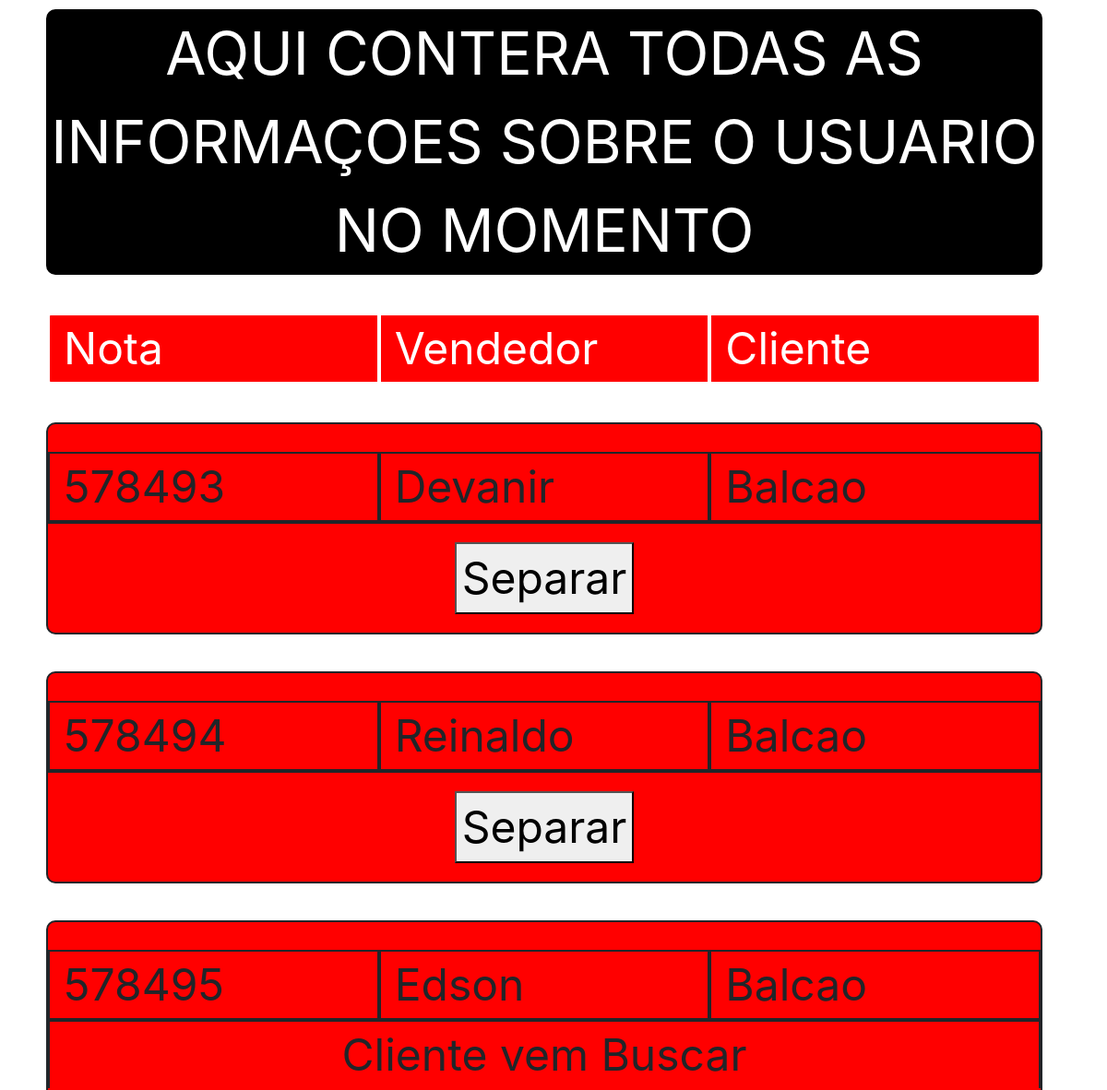
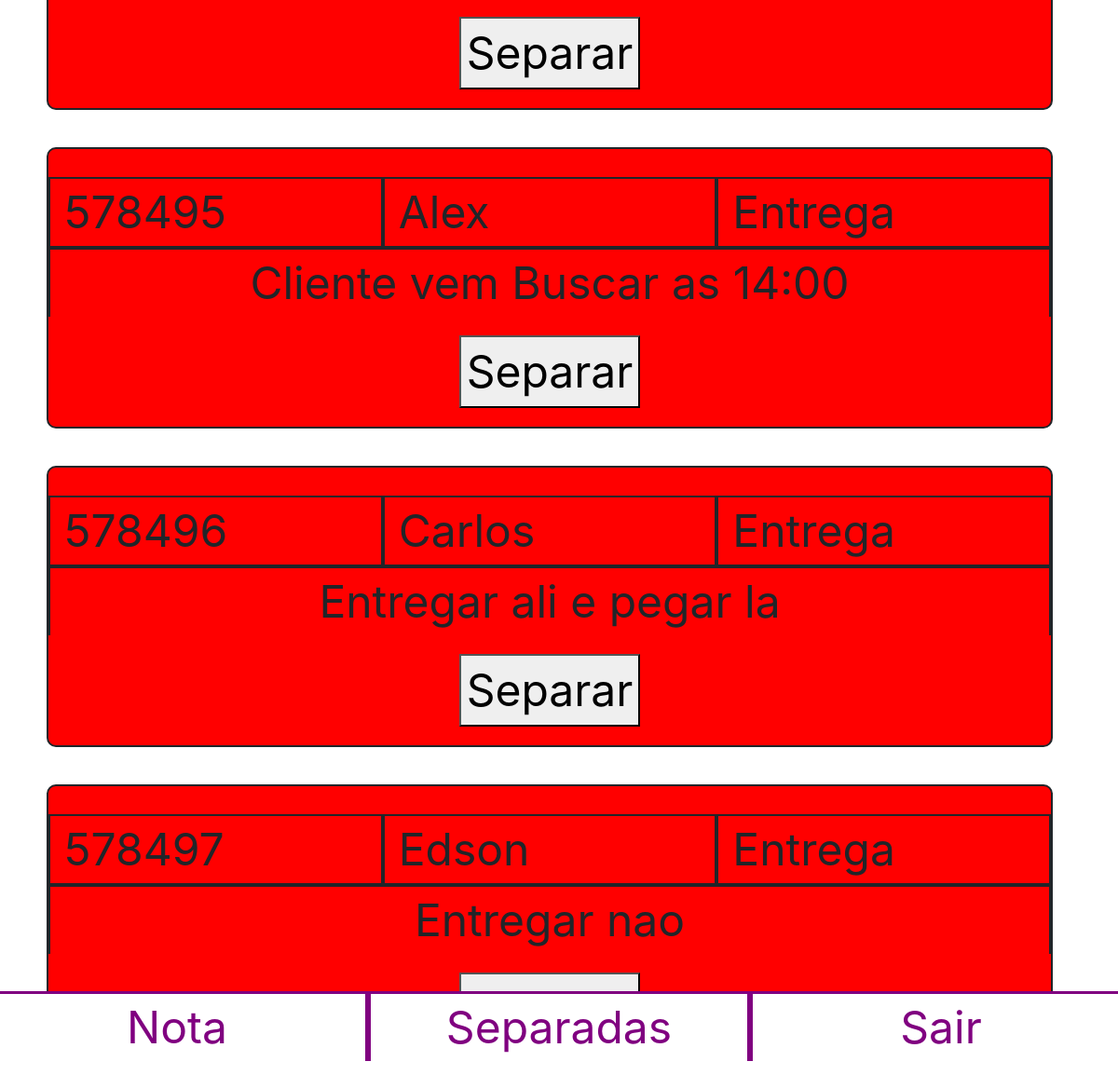
Page /index_notas.php on the committed database (2 pictures, top to bottom).
### tables this page shows
CREATE TABLE notas(
ID_Nota int AUTO_INCREMENT PRIMARY KEY,
Cod_Nota int NOT NULL,
Vendedor VARCHAR(20) NOT NULL,
Cliente VARCHAR(20) NOT NULL,
Observacao VARCHAR(200)
);

### model.php (the view, shortened to what this page needs)
<?php
$conn = null;
class Banco{
	function buscarNotasEmAberto(){
		global $conn;
		$sql = "SELECT ID_Nota,Cod_Nota,Vendedor,Cliente,Observacao FROM notas";
		$result = mysqli_query($conn,$sql);
		while($row = mysqli_fetch_array($result)) {
			echo "<div class='row table-notas'>";
			echo "<div class='col-sm-4 bord'>".$row["Cod_Nota"]."</div>";
			echo "<div class='col-sm-4 bord'>".$row["Vendedor"]."</div>";
			echo "<div class='col-sm-4 bord'>".$row["Cliente"]."</div>";
			echo "<div class='col-sm-12 bord ob'>".$row["Observacao"]."</div>";
			echo "<div class='col-sm-12  nova'>";
			echo "<form method='POST' action='exibeNota.php'>";
			echo "<center><button type='submit' name='codigo' value='".$row["Cod_Nota"]."'>Separar</button></center>";
			echo "</form></div>";
			echo "</div>";
		}
	}
	}
?>

### index_notas.php (shortened to what this page needs)
<?php
include "model.php";
$a = new Banco();
?>
<!DOCTYPE html>
<html>
<head>
	<link rel="stylesheet" type="text/css" href="static/css/bootstrap.css">
	<link rel="stylesheet" type="text/css" href="static/css/notass.css">
</head>
<body onload="setTimeout('Atualizar()', 5000)">
	<div class="menu-top-notas">
		<CENTER>AQUI CONTERA TODAS AS INFORMAÇOES SOBRE O USUARIO NO MOMENTO</CENTER>
	</div>
	<div class="notas-content ">
		<div class='row table-notas legenda'>
			<div class='col-sm-4 bord'>Nota</div>
			<div class='col-sm-4 bord '>Vendedor</div>
			<div class='col-sm-4 bord'>Cliente</div>
		</div>
		<div > <?php $a->buscarNotasEmAberto() ?></div>
	</div>
	<footer>
		<div class='row'>
			<div class='col-sm-4 bord-menu'>Nota</div>
			<div class='col-sm-4 bord-menu '>Separadas</div>
			<div class='col-sm-4 bord-menu'>Sair</div>
		</div>
	</footer>
</body>
</html>

### static/css/notass.css (style rules this page uses)
footer { background-color: white; height: 90px; bottom: 0; position: fixed; width: 100%; font-size: 300%; color: purple; text-align: center; }
.menu-top-notas { background-color: black; color: white; width:90%; height: 50%; margin-left:50px; margin-top: 10px; margin-bottom:10px; border-radius: 10px; font-size: 400%; }
.table-notas { background-color:red; margin-left:50px; margin-top: 40px; margin-bottom:10px; border-radius: 10px; width: 90%; height:50%; padding-top: 30px; font-size: 300%; border-color: black; border: 2px solid; }
.legenda { color: white; padding: 0; }
.nova { padding: 20px; }
.bord { border-color: black; border: 2px solid; }
.ob { text-align: center; border-bottom: 0; }
.bord-menu { border: 3px solid; border-bottom: 0; }

### rows in the picture
notas: Cod_Nota "578493", Vendedor "Devanir", Cliente "Balcao"
notas: Cod_Nota "578494", Vendedor "Reinaldo", Cliente "Balcao"
notas: Cod_Nota "578495", Vendedor "Edson", Cliente "Balcao", Observacao "Cliente vem Buscar"
notas: Cod_Nota "578495", Vendedor "Alex", Cliente "Entrega", Observacao "Cliente vem Buscar as 14:00"
notas: Cod_Nota "578496", Vendedor "Carlos", Cliente "Entrega", Observacao "Entregar ali e pegar la"
notas: Cod_Nota "578497", Vendedor "Edson", Cliente "Entrega", Observacao "Entregar nao"
